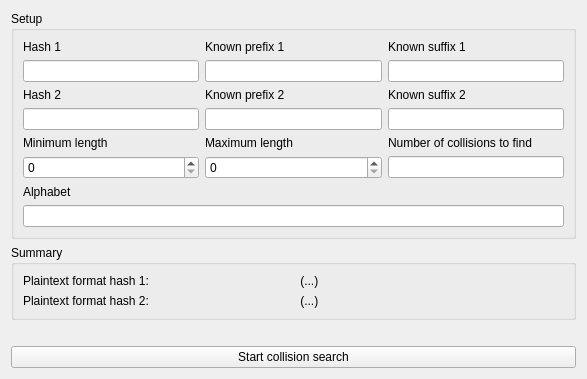
<?xml version="1.0" encoding="UTF-8"?>
<ui version="4.0">
 <class>KMPAttackWidget</class>
 <widget class="QWidget" name="KMPAttackWidget">
  <property name="geometry">
   <rect>
    <x>0</x>
    <y>0</y>
    <width>587</width>
    <height>379</height>
   </rect>
  </property>
  <property name="windowTitle">
   <string>Form</string>
  </property>
  <layout class="QVBoxLayout" name="verticalLayout">
   <item>
    <widget class="QGroupBox" name="gbSetup">
     <property name="sizePolicy">
      <sizepolicy hsizetype="Preferred" vsizetype="Fixed">
       <horstretch>0</horstretch>
       <verstretch>0</verstretch>
      </sizepolicy>
     </property>
     <property name="title">
      <string>Setup</string>
     </property>
     <layout class="QGridLayout" name="gridLayout">
      <item row="1" column="2">
       <widget class="QLineEdit" name="suffix1Input"/>
      </item>
      <item row="3" column="2">
       <widget class="QLabel" name="lblSuffix2">
        <property name="text">
         <string>Known suffix 2</string>
        </property>
       </widget>
      </item>
      <item row="7" column="1">
       <widget class="QSpinBox" name="maxLength"/>
      </item>
      <item row="0" column="2">
       <widget class="QLabel" name="lblSuffix1">
        <property name="text">
         <string>Known suffix 1</string>
        </property>
       </widget>
      </item>
      <item row="5" column="0">
       <widget class="QLineEdit" name="hash2Input"/>
      </item>
      <item row="8" column="0">
       <widget class="QLabel" name="lblAlphabet">
        <property name="text">
         <string>Alphabet</string>
        </property>
       </widget>
      </item>
      <item row="6" column="0">
       <widget class="QLabel" name="lblMinLen">
        <property name="text">
         <string>Minimum length</string>
        </property>
       </widget>
      </item>
      <item row="3" column="0">
       <widget class="QLabel" name="lblHash2">
        <property name="text">
         <string>Hash 2</string>
        </property>
       </widget>
      </item>
      <item row="3" column="1">
       <widget class="QLabel" name="lblPrefix2">
        <property name="text">
         <string>Known prefix 2</string>
        </property>
       </widget>
      </item>
      <item row="0" column="1">
       <widget class="QLabel" name="lblPrefix1">
        <property name="text">
         <string>Known prefix 1</string>
        </property>
       </widget>
      </item>
      <item row="7" column="0">
       <widget class="QSpinBox" name="minLength"/>
      </item>
      <item row="5" column="2">
       <widget class="QLineEdit" name="suffix2Input"/>
      </item>
      <item row="1" column="0">
       <widget class="QLineEdit" name="hash1Input"/>
      </item>
      <item row="1" column="1">
       <widget class="QLineEdit" name="prefix1Input"/>
      </item>
      <item row="6" column="1">
       <widget class="QLabel" name="lblMaxLen">
        <property name="text">
         <string>Maximum length</string>
        </property>
       </widget>
      </item>
      <item row="5" column="1">
       <widget class="QLineEdit" name="prefix2Input"/>
      </item>
      <item row="0" column="0">
       <widget class="QLabel" name="lblHash1">
        <property name="text">
         <string>Hash 1</string>
        </property>
       </widget>
      </item>
      <item row="9" column="0" colspan="3">
       <widget class="QLineEdit" name="alphabetInput"/>
      </item>
      <item row="6" column="2">
       <widget class="QLabel" name="lblNumColls">
        <property name="text">
         <string>Number of collisions to find</string>
        </property>
       </widget>
      </item>
      <item row="7" column="2">
       <widget class="QLineEdit" name="numCollsInput"/>
      </item>
     </layout>
    </widget>
   </item>
   <item>
    <widget class="QGroupBox" name="gbSummary">
     <property name="sizePolicy">
      <sizepolicy hsizetype="Preferred" vsizetype="Fixed">
       <horstretch>0</horstretch>
       <verstretch>0</verstretch>
      </sizepolicy>
     </property>
     <property name="title">
      <string>Summary</string>
     </property>
     <layout class="QGridLayout" name="gridLayout_3">
      <item row="0" column="0">
       <widget class="QLabel" name="lblPlainF1">
        <property name="sizePolicy">
         <sizepolicy hsizetype="Preferred" vsizetype="Preferred">
          <horstretch>0</horstretch>
          <verstretch>0</verstretch>
         </sizepolicy>
        </property>
        <property name="text">
         <string>Plaintext format hash 1:</string>
        </property>
       </widget>
      </item>
      <item row="0" column="1">
       <widget class="QLabel" name="lblPlainOut1">
        <property name="text">
         <string> (...)&lt;unknown&gt;</string>
        </property>
       </widget>
      </item>
      <item row="1" column="0">
       <widget class="QLabel" name="lblPlainF2">
        <property name="text">
         <string>Plaintext format hash 2:</string>
        </property>
       </widget>
      </item>
      <item row="1" column="1">
       <widget class="QLabel" name="lblPlainOut2">
        <property name="text">
         <string> (...)&lt;unknown&gt;</string>
        </property>
       </widget>
      </item>
     </layout>
    </widget>
   </item>
   <item>
    <spacer name="verticalSpacer">
     <property name="orientation">
      <enum>Qt::Vertical</enum>
     </property>
     <property name="sizeHint" stdset="0">
      <size>
       <width>20</width>
       <height>40</height>
      </size>
     </property>
    </spacer>
   </item>
   <item>
    <widget class="QPushButton" name="pushButton">
     <property name="text">
      <string>Start collision search</string>
     </property>
    </widget>
   </item>
  </layout>
 </widget>
 <resources/>
 <connections/>
</ui>
